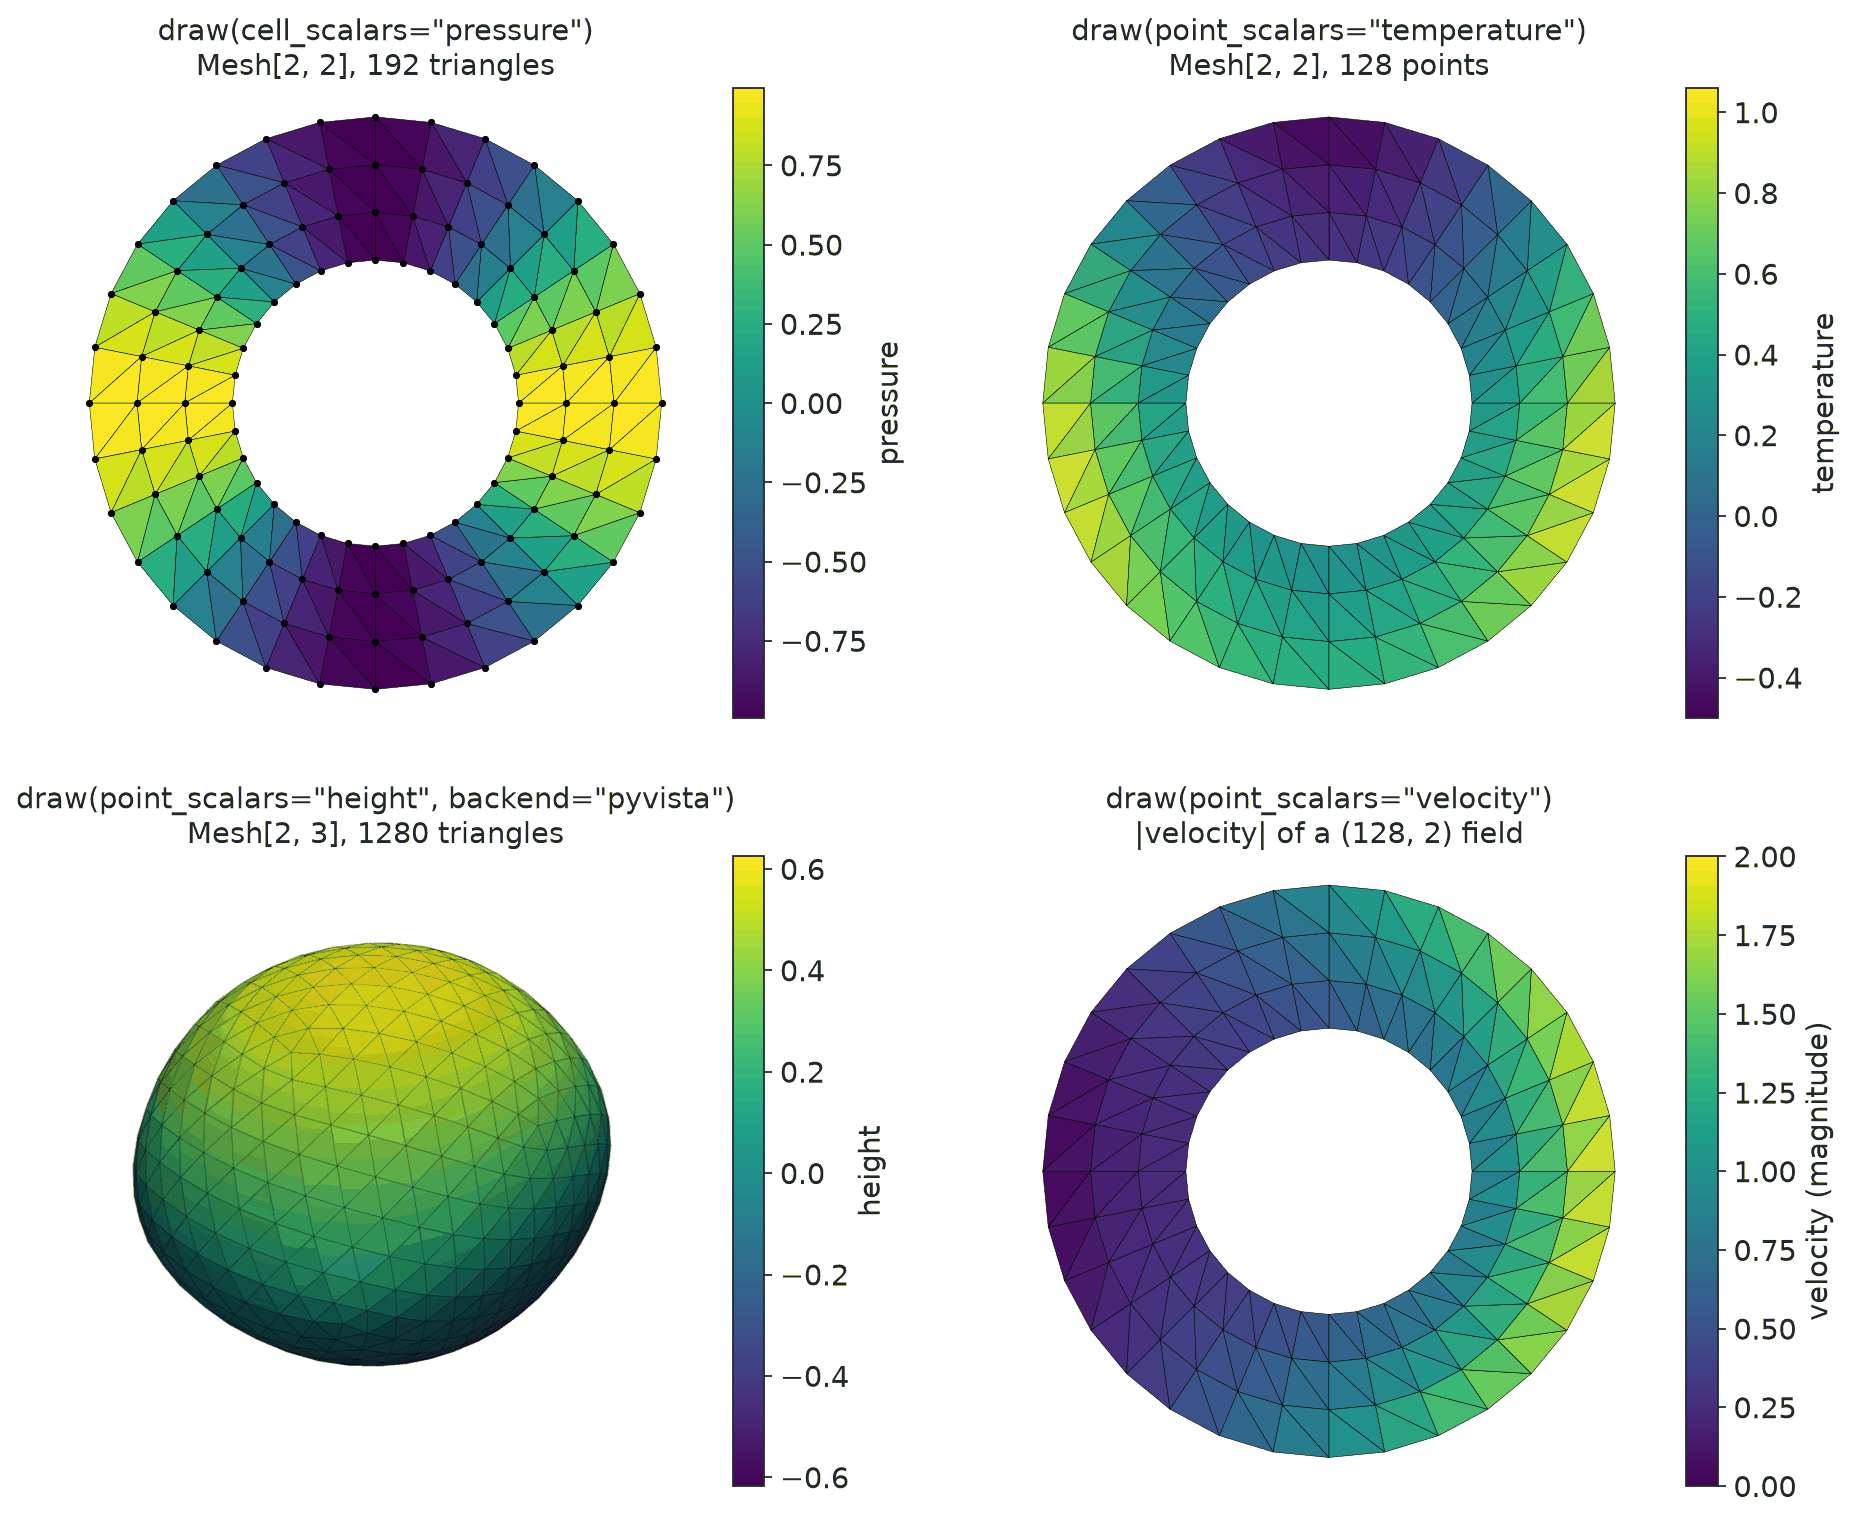

Python code for this plot:
# SPDX-FileCopyrightText: Copyright (c) 2023 - 2026 NVIDIA CORPORATION & AFFILIATES.
# SPDX-FileCopyrightText: All rights reserved.
# SPDX-License-Identifier: Apache-2.0
#
# Licensed under the Apache License, Version 2.0 (the "License");
# you may not use this file except in compliance with the License.
# You may obtain a copy of the License at
#
# http://www.apache.org/licenses/LICENSE-2.0
#
# Unless required by applicable law or agreed to in writing, software
# distributed under the License is distributed on an "AS IS" BASIS,
# WITHOUT WARRANTIES OR CONDITIONS OF ANY KIND, either express or implied.
# See the License for the specific language governing permissions and
# limitations under the License.

"""Render four Mesh.draw calls side by side, each drawn by Mesh.draw itself."""

import sys
from pathlib import Path

import matplotlib.pyplot as plt
import pyvista as pv
import torch

sys.path.insert(0, str(Path(__file__).parent))
import _style as S  # noqa: E402

from physicsnemo.mesh.primitives.planar import annulus_2d  # noqa: E402
from physicsnemo.mesh.primitives.procedural import lumpy_sphere  # noqa: E402

pv.OFF_SCREEN = True

OUTPUT = Path(__file__).parent / "draw_gallery.png"


def main():
    """Generate the documentation image."""

    planar = annulus_2d.load(n_radial=4, n_angular=32)
    x, y = planar.points.unbind(dim=-1)
    planar.point_data["temperature"] = x**2 - 0.5 * y
    angle = torch.atan2(planar.cell_centroids[:, 1], planar.cell_centroids[:, 0])
    planar.cell_data["pressure"] = torch.cos(2 * angle)
    planar.point_data["velocity"] = torch.stack([-y, x], dim=-1) * (1.0 + x)[:, None]

    surface = lumpy_sphere.load(subdivisions=3, noise_amplitude=0.4, seed=1)
    surface.point_data["height"] = surface.points[:, 2]

    figure, grid = plt.subplots(2, 2, figsize=(12.0, 9.6))
    axes = grid.ravel()

    planar.draw(show=False, ax=axes[0], cell_scalars="pressure")
    axes[0].set_title(f'draw(cell_scalars="pressure")\n{S.mesh_label(planar, "triangles")}')

    planar.draw(show=False, ax=axes[1], point_scalars="temperature")
    axes[1].set_title(
        f'draw(point_scalars="temperature")\n'
        f"Mesh[{planar.n_manifold_dims}, {planar.n_spatial_dims}], {planar.n_points} points"
    )

    # backend="pyvista" draws on a Plotter. Its image goes into the matplotlib panel.
    plotter = pv.Plotter(off_screen=True, window_size=(900, 900))
    plotter.set_background("white")
    plotter.enable_anti_aliasing("ssaa")
    surface.draw(
        backend="pyvista",
        show=False,
        ax=plotter,
        point_scalars="height",
        alpha_points=0.0,
        backend_options={"show_scalar_bar": False},
    )
    plotter.view_vector(S.VIEW_VECTOR, viewup=S.VIEW_UP)
    plotter.reset_camera()
    plotter.camera.zoom(1.35)
    axes[2].imshow(plotter.screenshot(return_img=True))
    plotter.close()
    height = surface.point_data["height"]
    figure.colorbar(
        plt.cm.ScalarMappable(
            plt.Normalize(float(height.min()), float(height.max())), S.SEQUENTIAL
        ),
        ax=axes[2],
        label="height",
    )
    axes[2].set_title(
        f'draw(point_scalars="height", backend="pyvista")\n'
        f'{S.mesh_label(surface, "triangles")}'
    )

    planar.draw(show=False, ax=axes[3], point_scalars="velocity")
    axes[3].set_title(
        f'draw(point_scalars="velocity")\n'
        f"|velocity| of a {tuple(planar.point_data['velocity'].shape)} field"
    )

    for axis in axes:
        S.clean_axis(axis)
    figure.subplots_adjust(left=0.01, right=0.95, bottom=0.02, top=0.93, wspace=0.12, hspace=0.22)
    S.save(figure, OUTPUT, tight=True)


if __name__ == "__main__":
    main()
